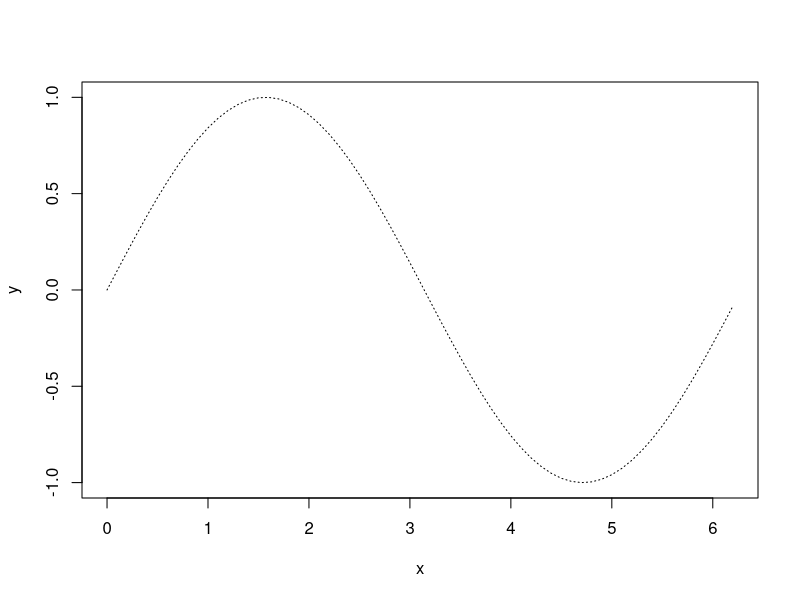
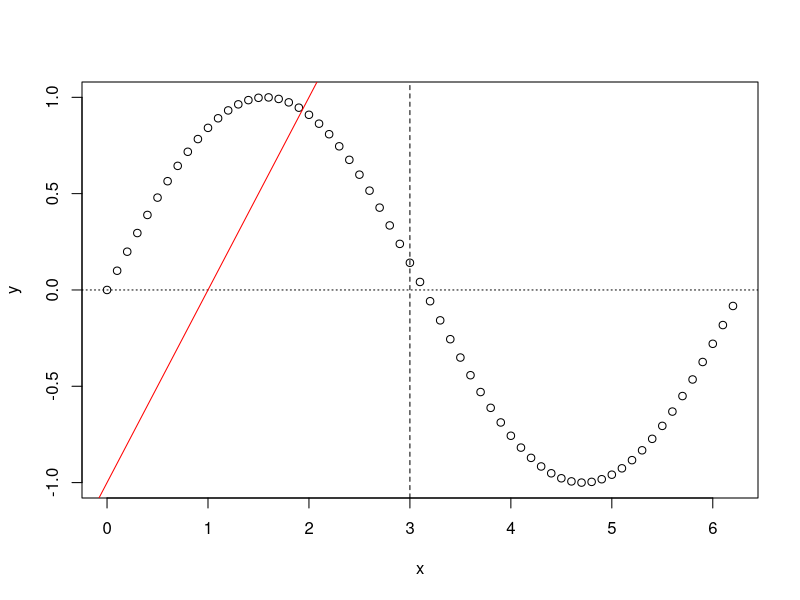

These figures' R source, in order:
## abline, lines compare

x <- seq(from = 0, to = 2*pi, by = 0.1)
y <- sin(x)

plot(x, y, type = "n")
lines(x, y, lty = 3)

# abline  

plot(x, y)
abline(v = 3, lty = 2)  # vertical
abline(h = 0, lty = 3)  # horizontal

abline(a = -1, b = 1, col = "red")  # y = -1 + x